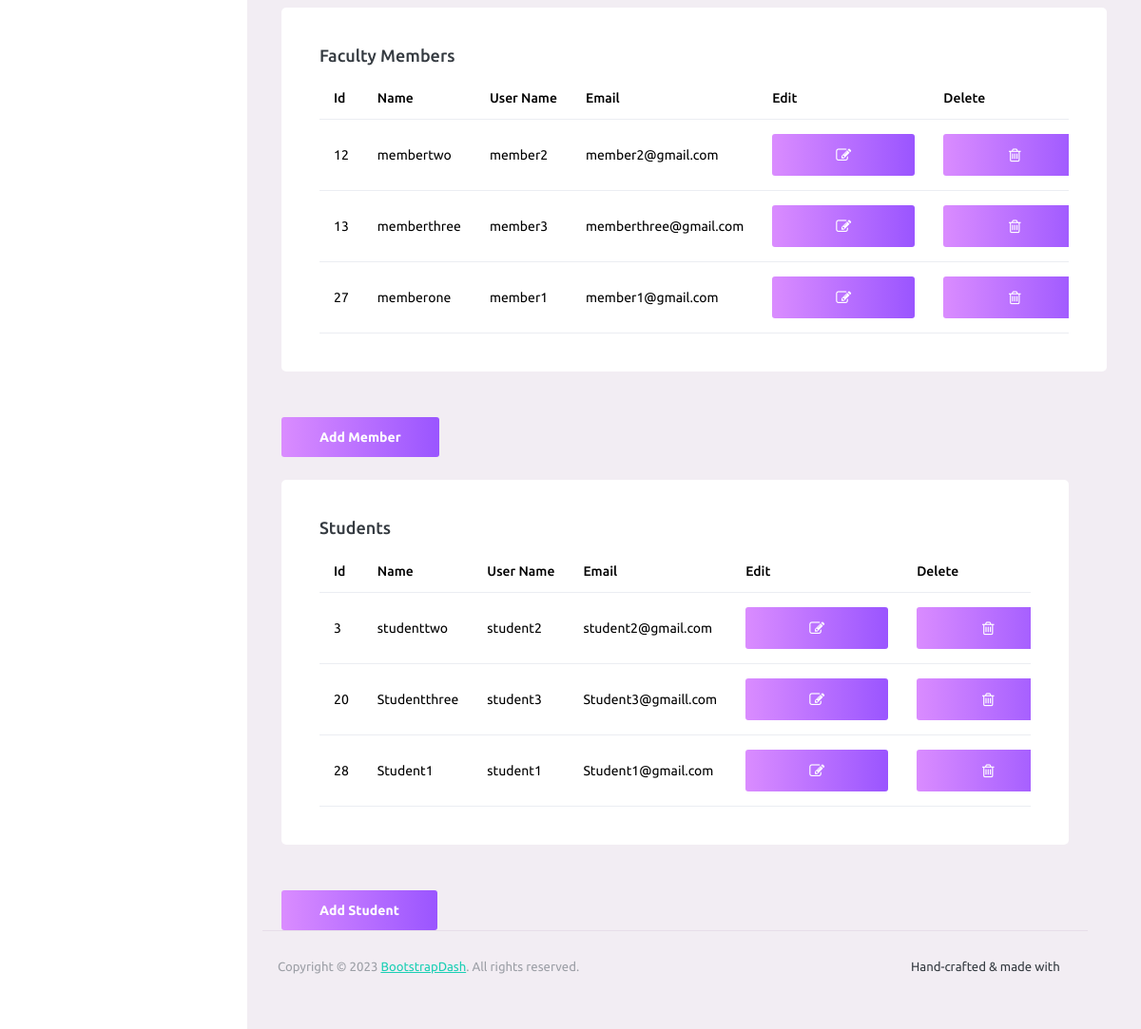
/Views/pages/samples/AdminDashBoard.php (lower part), run on an earlier commit of the app's database.
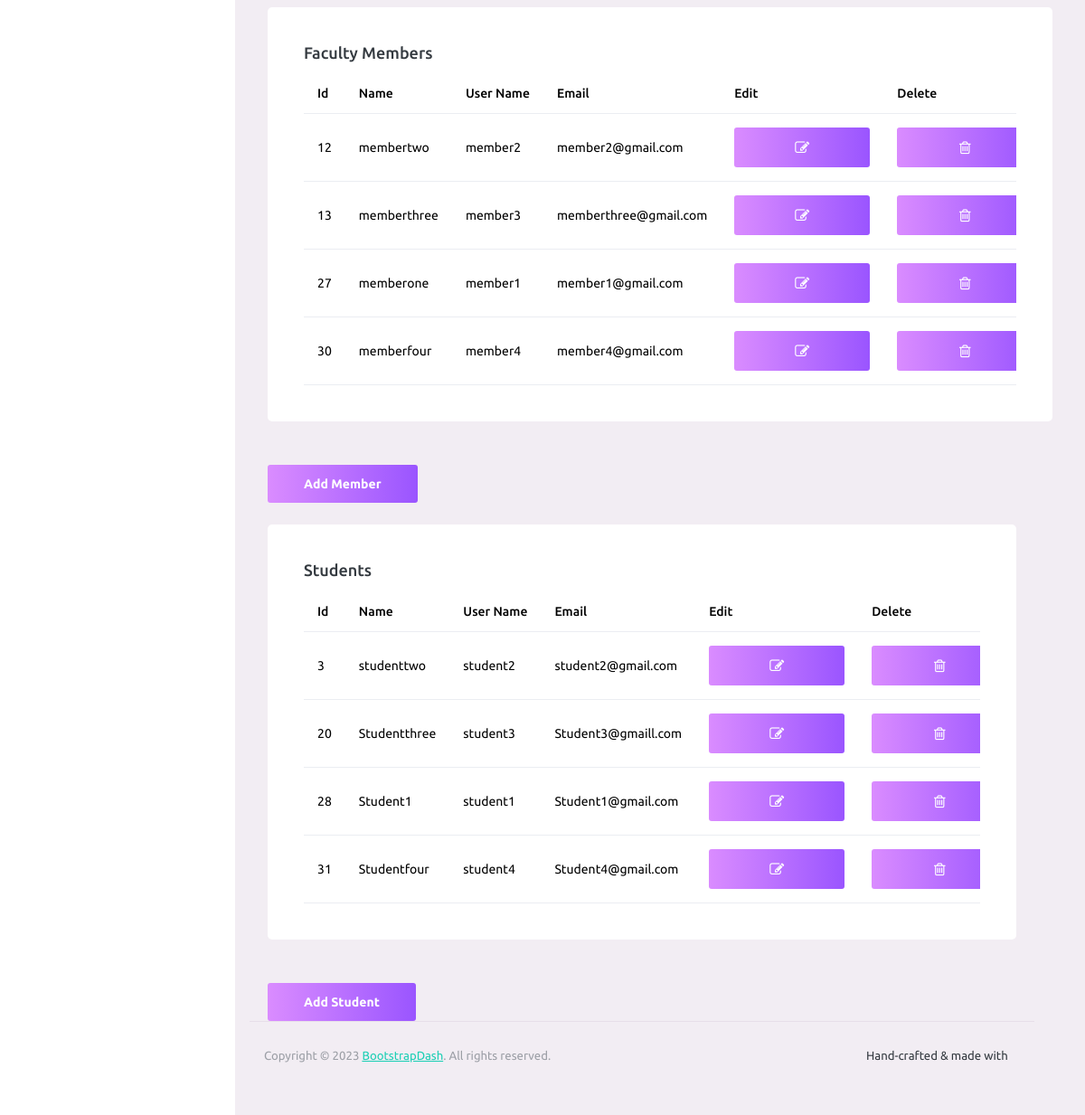
And on a later commit of the database.
### tables this page shows
CREATE TABLE `users` (
  `Id` int(11) NOT NULL,
  `Name` varchar(50) NOT NULL,
  `UserName` varchar(50) NOT NULL,
  `Password` varchar(50) NOT NULL,
  `Email` varchar(100) NOT NULL,
  `RoleName` varchar(20) NOT NULL
);

### Controllers/AdminController.php (called while the page is built, shortened)
<?php
    require_once 'C:\xampp\htdocs\Learning-Management-System\Controllers\DBController.php';
    class AdminController
    {
        public function GetAll($Role)
        {
            $this->db = new DBController;
            if($this->db->openConnection())
            {
                $query = "SELECT * FROM users WHERE RoleName = '" . $Role . "'";
                $result=$this->db->select($query);
                if($result === false)
                {
                    echo "Error in Query";
                    return false;
                }
                else
                {
                    return $result;
                }
            }
        }
    }
?>

### Controllers/DBController.php (called while the page is built, shortened)
<?php
    class DbController
    {
        public $dbHost="localhost";
        public $dbUser="root";
        public $dbPassword="";
        public $dbName="LMSDb";
        public $connection;
        public function openConnection()
        {
            $this->connection=new mysqli($this->dbHost,$this->dbUser,$this->dbPassword,$this->dbName);
            if($this->connection->connect_error)
            {
                echo " Error in Connection : ".$this->connection->connect_error;
                return false;
            }
            else
            {
                return true;
            }
        }
        public function select($qry)
        {
            $result=$this->connection->query($qry);
            if(!$result)
            {
                echo "Error : ".mysqli_error($this->connection);
                return false;
            }
            else
            {
                return $result->fetch_all(MYSQLI_ASSOC);
            }
        }
    }
?>

### Views/pages/samples/AdminDashBoard.php (the view, shortened to what the changed rows need)
<?php
  require_once 'C:\xampp\htdocs\Learning-Management-System\Controllers\AdminController.php';
  require_once 'C:\xampp\htdocs\Learning-Management-System\Controllers\DBController.php';
  $admin = new AdminController;
  $Students = $admin->GetAll("Student");
  $Members = $admin->GetAll("Faculty");
?>
<!DOCTYPE html>
<html lang="en">
  <head>
    <link rel="stylesheet" href="../../assets/vendors/mdi/css/materialdesignicons.min.css">
    <link rel="stylesheet" href="../../assets/vendors/ti-icons/css/themify-icons.css">
    <link rel="stylesheet" href="../../assets/vendors/css/vendor.bundle.base.css">
    <link rel="stylesheet" href="../../assets/vendors/font-awesome/css/font-awesome.min.css">
    <link rel="stylesheet" href="../../assets/css/style.css">
  </head>
  <body>
    <div class="container-scroller">
      <div class="container-fluid page-body-wrapper">
        <div class="main-panel">
          <div class="content-wrapper">
        <div class="row mt-4">
          <div class="col-lg-12 grid-margin stretch-card">
            <div class="card">
              <div class="card-body">
                  <div class="table-responsive">
                    <table class="table">
                      <thead>
                        <tr>
                          <th>Id</th>
                          <th>Name</th>
                          <th>User Name</th>
                          <th>Email</th>
                          <th>Edit</th>
                          <th>Delete</th>
                        </tr>
                      </thead>
                      <tbody>
                        <?php
                        foreach($Members as $Member)
                        {
                          ?>
                            <tr>
                              <td><?php echo $Member["Id"]?></td>
                              <td><?php echo $Member["Name"]?></td>
                              <td><?php echo $Member["UserName"]?></td>
                              <td><?php echo $Member["Email"]?></td>
                              <td>
                                <form action="" method="post">
                                  <button type="submit" class="btn btn-gradient-primary btn-fw">
                                    <i class="fa fa-edit"></i>
                                  </button>
                                </form>
                              </td>
                              <td>
                                <form action="" method="post">
                                  <button type="submit" class="btn btn-gradient-primary btn-fw">
                                    <i class="fa fa-trash-o"></i>
                                  </button>
                                </form>
                            </td>
                          <?php
                          }
                          ?>
                        </tr>
                      </tbody>
                    </table>
                  </div>
                </div>
              </div>
          </div>
          <div class="row mt-4">
          <div class="col-lg-12 grid-margin stretch-card">
            <div class="card">
              <div class="card-body">
                  <div class="table-responsive">
                    <table class="table">
                      <thead>
                        <tr>
                          <th>Id</th>
                          <th>Name</th>
                          <th>User Name</th>
                          <th>Email</th>
                          <th>Edit</th>
                          <th>Delete</th>
                        </tr>
                      </thead>
                      <tbody>
                        <?php
                        foreach($Students as $Student)
                        {
                          ?>
                            <tr>
                              <td><?php echo $Student["Id"]?></td>
                              <td><?php echo $Student["Name"]?></td>
                              <td><?php echo $Student["UserName"]?></td>
                              <td><?php echo $Student["Email"]?></td>
                              <td>
                                <form action="" method="post">
                                  <button type="submit" class="btn btn-gradient-primary btn-fw">
                                    <i class="fa fa-edit"></i>
                                  </button>
                                </form>
                              </td>
                              <td>
                                <form action="" method="post">
                                  <button type="submit" class="btn btn-gradient-primary btn-fw">
                                    <i class="fa fa-trash-o"></i>
                                  </button>
                                </form>
                              </td>
                          <?php
                          }
                          ?>
                        </tr>
                      </tbody>
                    </table>
                  </div>
                </div>
              </div>
          </div>
          <br>
        </div>
      </div>
    </div>
  </body>
</html>

What changed in the data, as far as the page shows it:
added users: Id "30", Name "memberfour", UserName "member4", Email "member4@gmail.com", shown under "Faculty Members"
added users: Id "31", Name "Studentfour", UserName "student4", Email "Student4@gmail.com", shown under "Students"
